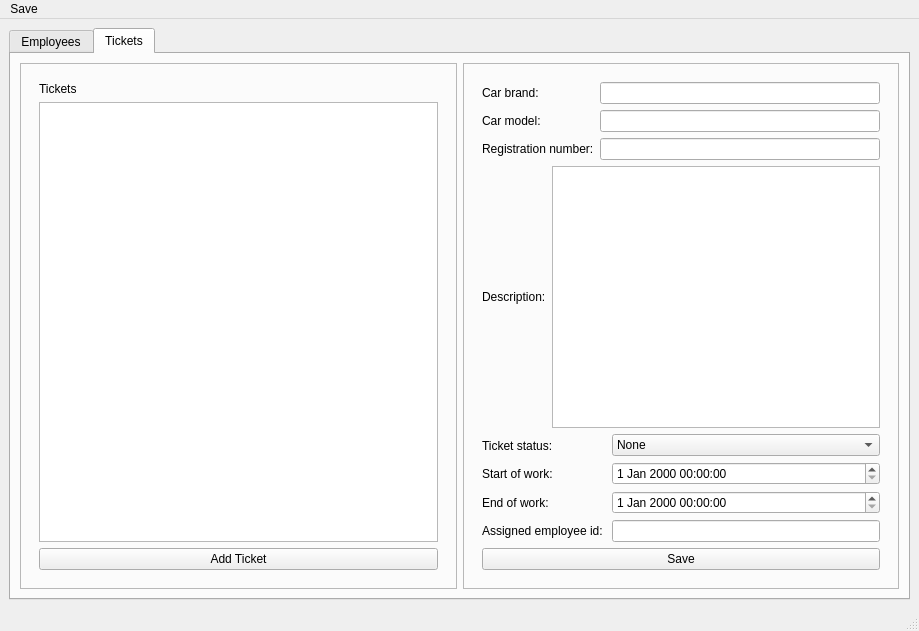
<?xml version="1.0" encoding="UTF-8"?>
<ui version="4.0">
 <class>MainWindow</class>
 <widget class="QMainWindow" name="MainWindow">
  <property name="geometry">
   <rect>
    <x>0</x>
    <y>0</y>
    <width>919</width>
    <height>631</height>
   </rect>
  </property>
  <property name="windowTitle">
   <string>MainWindow</string>
  </property>
  <widget class="QWidget" name="centralwidget">
   <layout class="QGridLayout" name="gridLayout">
    <item row="0" column="0">
     <widget class="QTabWidget" name="main_window_tab">
      <property name="currentIndex">
       <number>1</number>
      </property>
      <widget class="QWidget" name="employees_tab">
       <attribute name="title">
        <string>Employees</string>
       </attribute>
       <layout class="QGridLayout" name="gridLayout_2">
        <item row="0" column="0" alignment="Qt::AlignHCenter">
         <widget class="QFrame" name="emploees_list_frame">
          <property name="frameShape">
           <enum>QFrame::StyledPanel</enum>
          </property>
          <property name="frameShadow">
           <enum>QFrame::Raised</enum>
          </property>
          <layout class="QVBoxLayout" name="verticalLayout">
           <item>
            <widget class="QWidget" name="employee_list_widget" native="true">
             <layout class="QVBoxLayout" name="verticalLayout_6">
              <item>
               <layout class="QVBoxLayout" name="verticalLayout_5">
                <item>
                 <widget class="QLabel" name="employee_list_label">
                  <property name="text">
                   <string>Employees</string>
                  </property>
                 </widget>
                </item>
                <item>
                 <widget class="QListWidget" name="employees_list"/>
                </item>
               </layout>
              </item>
             </layout>
            </widget>
           </item>
          </layout>
         </widget>
        </item>
        <item row="0" column="1">
         <widget class="QFrame" name="employee_data_frame">
          <property name="frameShape">
           <enum>QFrame::StyledPanel</enum>
          </property>
          <property name="frameShadow">
           <enum>QFrame::Raised</enum>
          </property>
          <layout class="QVBoxLayout" name="verticalLayout_7">
           <item>
            <widget class="QWidget" name="employee_data_widget" native="true">
             <layout class="QVBoxLayout" name="verticalLayout_4">
              <item>
               <widget class="QPushButton" name="add_employee_button">
                <property name="text">
                 <string>Add Employee</string>
                </property>
               </widget>
              </item>
              <item>
               <widget class="QPushButton" name="remove_employee_button">
                <property name="text">
                 <string>Remove Employee</string>
                </property>
               </widget>
              </item>
              <item>
               <layout class="QHBoxLayout" name="horizontalLayout">
                <item>
                 <layout class="QVBoxLayout" name="verticalLayout_3">
                  <item>
                   <widget class="QLabel" name="employee_name_label">
                    <property name="text">
                     <string>Name:</string>
                    </property>
                   </widget>
                  </item>
                  <item>
                   <widget class="QLabel" name="employee_surname_label">
                    <property name="text">
                     <string>Surname:</string>
                    </property>
                   </widget>
                  </item>
                  <item>
                   <widget class="QLabel" name="employee_salary_label">
                    <property name="text">
                     <string>Salary $/h:</string>
                    </property>
                   </widget>
                  </item>
                  <item>
                   <widget class="QLabel" name="employe_id_label">
                    <property name="text">
                     <string>Employee_id:</string>
                    </property>
                   </widget>
                  </item>
                 </layout>
                </item>
                <item>
                 <layout class="QVBoxLayout" name="verticalLayout_2">
                  <item>
                   <widget class="QLineEdit" name="employee_name_edit"/>
                  </item>
                  <item>
                   <widget class="QLineEdit" name="employee_surname_edit"/>
                  </item>
                  <item>
                   <widget class="QLineEdit" name="employee_salary_edit"/>
                  </item>
                  <item>
                   <widget class="QLineEdit" name="employee_id_edit"/>
                  </item>
                 </layout>
                </item>
               </layout>
              </item>
              <item>
               <widget class="QCalendarWidget" name="employee_calendar">
                <property name="gridVisible">
                 <bool>true</bool>
                </property>
               </widget>
              </item>
             </layout>
            </widget>
           </item>
          </layout>
         </widget>
        </item>
       </layout>
      </widget>
      <widget class="QWidget" name="tickets_tab">
       <attribute name="title">
        <string>Tickets</string>
       </attribute>
       <layout class="QGridLayout" name="gridLayout_3">
        <item row="0" column="0">
         <layout class="QHBoxLayout" name="horizontalLayout_2">
          <item>
           <widget class="QFrame" name="ticket_list_frame">
            <property name="frameShape">
             <enum>QFrame::StyledPanel</enum>
            </property>
            <property name="frameShadow">
             <enum>QFrame::Raised</enum>
            </property>
            <layout class="QVBoxLayout" name="verticalLayout_8">
             <item>
              <widget class="QWidget" name="ticket_list_widget" native="true">
               <layout class="QGridLayout" name="gridLayout_5">
                <item row="0" column="0">
                 <layout class="QVBoxLayout" name="verticalLayout_16">
                  <item>
                   <layout class="QVBoxLayout" name="verticalLayout_10">
                    <item>
                     <widget class="QLabel" name="tickets_label">
                      <property name="text">
                       <string>Tickets</string>
                      </property>
                     </widget>
                    </item>
                    <item>
                     <widget class="QListWidget" name="tickets_list"/>
                    </item>
                   </layout>
                  </item>
                  <item>
                   <widget class="QPushButton" name="add_ticket_button">
                    <property name="text">
                     <string>Add Ticket</string>
                    </property>
                   </widget>
                  </item>
                 </layout>
                </item>
               </layout>
              </widget>
             </item>
            </layout>
           </widget>
          </item>
          <item>
           <widget class="QFrame" name="ticket_info_frame">
            <property name="frameShape">
             <enum>QFrame::StyledPanel</enum>
            </property>
            <property name="frameShadow">
             <enum>QFrame::Raised</enum>
            </property>
            <layout class="QVBoxLayout" name="verticalLayout_9">
             <item>
              <widget class="QWidget" name="ticket_info_widget" native="true">
               <layout class="QGridLayout" name="gridLayout_4">
                <item row="0" column="0">
                 <layout class="QVBoxLayout" name="verticalLayout_15">
                  <item>
                   <layout class="QHBoxLayout" name="horizontalLayout_3">
                    <item>
                     <layout class="QVBoxLayout" name="verticalLayout_13">
                      <item>
                       <widget class="QLabel" name="car_brand_label">
                        <property name="text">
                         <string>Car brand:</string>
                        </property>
                       </widget>
                      </item>
                      <item>
                       <widget class="QLabel" name="car_model_label">
                        <property name="text">
                         <string>Car model:</string>
                        </property>
                       </widget>
                      </item>
                      <item>
                       <widget class="QLabel" name="registration_number_label">
                        <property name="text">
                         <string>Registration number:</string>
                        </property>
                       </widget>
                      </item>
                     </layout>
                    </item>
                    <item>
                     <layout class="QVBoxLayout" name="verticalLayout_14">
                      <item>
                       <widget class="QLineEdit" name="car_brand_edit"/>
                      </item>
                      <item>
                       <widget class="QLineEdit" name="car_model_edit"/>
                      </item>
                      <item>
                       <widget class="QLineEdit" name="registration_number_edit"/>
                      </item>
                     </layout>
                    </item>
                   </layout>
                  </item>
                  <item>
                   <layout class="QHBoxLayout" name="horizontalLayout_4">
                    <item>
                     <widget class="QLabel" name="desctiption_label">
                      <property name="text">
                       <string>Description:</string>
                      </property>
                     </widget>
                    </item>
                    <item>
                     <widget class="QTextEdit" name="description_text_edit"/>
                    </item>
                   </layout>
                  </item>
                  <item>
                   <layout class="QHBoxLayout" name="horizontalLayout_5">
                    <item>
                     <layout class="QVBoxLayout" name="verticalLayout_11">
                      <item>
                       <widget class="QLabel" name="ticket_status_label">
                        <property name="text">
                         <string>Ticket status:</string>
                        </property>
                       </widget>
                      </item>
                      <item>
                       <widget class="QLabel" name="start_of_work_label">
                        <property name="text">
                         <string>Start of work:</string>
                        </property>
                       </widget>
                      </item>
                      <item>
                       <widget class="QLabel" name="end_of_work_label">
                        <property name="text">
                         <string>End of work: </string>
                        </property>
                       </widget>
                      </item>
                      <item>
                       <widget class="QLabel" name="assigned_employee_label">
                        <property name="text">
                         <string>Assigned employee id: </string>
                        </property>
                       </widget>
                      </item>
                     </layout>
                    </item>
                    <item>
                     <layout class="QVBoxLayout" name="verticalLayout_12">
                      <item>
                       <widget class="QComboBox" name="ticket_status_combo_box">
                        <item>
                         <property name="text">
                          <string>None</string>
                         </property>
                        </item>
                        <item>
                         <property name="text">
                          <string>created</string>
                         </property>
                        </item>
                        <item>
                         <property name="text">
                          <string>in progress</string>
                         </property>
                        </item>
                        <item>
                         <property name="text">
                          <string>done</string>
                         </property>
                        </item>
                        <item>
                         <property name="text">
                          <string>closed</string>
                         </property>
                        </item>
                       </widget>
                      </item>
                      <item>
                       <widget class="QDateTimeEdit" name="start_of_work_date_edit"/>
                      </item>
                      <item>
                       <widget class="QDateTimeEdit" name="end_of_work_date_edit"/>
                      </item>
                      <item>
                       <widget class="QLineEdit" name="assigned_employee_id_edit"/>
                      </item>
                     </layout>
                    </item>
                   </layout>
                  </item>
                  <item>
                   <widget class="QPushButton" name="save_button">
                    <property name="whatsThis">
                     <string notr="true"/>
                    </property>
                    <property name="text">
                     <string>Save</string>
                    </property>
                    <property name="autoDefault">
                     <bool>false</bool>
                    </property>
                    <property name="default">
                     <bool>false</bool>
                    </property>
                    <property name="flat">
                     <bool>false</bool>
                    </property>
                   </widget>
                  </item>
                 </layout>
                </item>
               </layout>
              </widget>
             </item>
            </layout>
           </widget>
          </item>
         </layout>
        </item>
       </layout>
      </widget>
     </widget>
    </item>
   </layout>
  </widget>
  <widget class="QStatusBar" name="statusbar"/>
  <widget class="QMenuBar" name="menubar">
   <property name="geometry">
    <rect>
     <x>0</x>
     <y>0</y>
     <width>919</width>
     <height>22</height>
    </rect>
   </property>
   <widget class="QMenu" name="menucar">
    <property name="title">
     <string>Save</string>
    </property>
    <addaction name="action_save_pdf"/>
   </widget>
   <addaction name="menucar"/>
  </widget>
  <action name="action_save_pdf">
   <property name="text">
    <string>Save PDF</string>
   </property>
  </action>
 </widget>
 <resources/>
 <connections/>
</ui>
